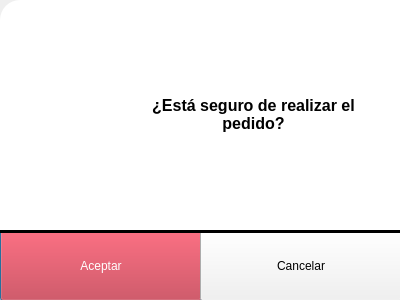
<?xml version="1.0" encoding="UTF-8"?>
<ui version="4.0">
 <class>mensajeCorfirmar</class>
 <widget class="QDialog" name="mensajeCorfirmar">
  <property name="geometry">
   <rect>
    <x>0</x>
    <y>0</y>
    <width>400</width>
    <height>300</height>
   </rect>
  </property>
  <property name="windowTitle">
   <string>Dialog</string>
  </property>
  <widget class="QFrame" name="frame">
   <property name="geometry">
    <rect>
     <x>0</x>
     <y>0</y>
     <width>421</width>
     <height>321</height>
    </rect>
   </property>
   <property name="styleSheet">
    <string notr="true">QFrame{	 
 
	background-color: rgb(255, 255, 255);
	border-radius:20px;

}

 </string>
   </property>
   <property name="frameShape">
    <enum>QFrame::StyledPanel</enum>
   </property>
   <property name="frameShadow">
    <enum>QFrame::Raised</enum>
   </property>
   <widget class="QPushButton" name="aceptar">
    <property name="geometry">
     <rect>
      <x>0</x>
      <y>230</y>
      <width>202</width>
      <height>71</height>
     </rect>
    </property>
    <property name="sizePolicy">
     <sizepolicy hsizetype="Fixed" vsizetype="Fixed">
      <horstretch>0</horstretch>
      <verstretch>0</verstretch>
     </sizepolicy>
    </property>
    <property name="minimumSize">
     <size>
      <width>202</width>
      <height>71</height>
     </size>
    </property>
    <property name="maximumSize">
     <size>
      <width>202</width>
      <height>71</height>
     </size>
    </property>
    <property name="cursor">
     <cursorShape>OpenHandCursor</cursorShape>
    </property>
    <property name="styleSheet">
     <string notr="true">color: white;
background-color:rgb(201, 37, 49);

font: 75 18pt &quot;MS Serif&quot;;


 </string>
    </property>
    <property name="text">
     <string>Aceptar</string>
    </property>
   </widget>
   <widget class="Line" name="line">
    <property name="geometry">
     <rect>
      <x>0</x>
      <y>230</y>
      <width>400</width>
      <height>3</height>
     </rect>
    </property>
    <property name="styleSheet">
     <string notr="true">background-color: rgb(0, 0, 0);</string>
    </property>
    <property name="orientation">
     <enum>Qt::Horizontal</enum>
    </property>
   </widget>
   <widget class="QWidget" name="layoutWidget">
    <property name="geometry">
     <rect>
      <x>30</x>
      <y>0</y>
      <width>350</width>
      <height>231</height>
     </rect>
    </property>
    <layout class="QVBoxLayout" name="verticalLayout">
     <item>
      <spacer name="verticalSpacer">
       <property name="orientation">
        <enum>Qt::Vertical</enum>
       </property>
       <property name="sizeHint" stdset="0">
        <size>
         <width>20</width>
         <height>40</height>
        </size>
       </property>
      </spacer>
     </item>
     <item>
      <layout class="QHBoxLayout" name="horizontalLayout_2">
       <item>
        <spacer name="horizontalSpacer">
         <property name="orientation">
          <enum>Qt::Horizontal</enum>
         </property>
         <property name="sizeHint" stdset="0">
          <size>
           <width>40</width>
           <height>20</height>
          </size>
         </property>
        </spacer>
       </item>
       <item>
        <widget class="QLabel" name="Advertencia_2">
         <property name="minimumSize">
          <size>
           <width>71</width>
           <height>71</height>
          </size>
         </property>
         <property name="maximumSize">
          <size>
           <width>71</width>
           <height>71</height>
          </size>
         </property>
         <property name="text">
          <string/>
         </property>
         <property name="scaledContents">
          <bool>true</bool>
         </property>
        </widget>
       </item>
       <item>
        <spacer name="horizontalSpacer_2">
         <property name="orientation">
          <enum>Qt::Horizontal</enum>
         </property>
         <property name="sizeType">
          <enum>QSizePolicy::Fixed</enum>
         </property>
         <property name="sizeHint" stdset="0">
          <size>
           <width>20</width>
           <height>20</height>
          </size>
         </property>
        </spacer>
       </item>
       <item alignment="Qt::AlignHCenter|Qt::AlignVCenter">
        <widget class="QTextBrowser" name="textBrowser_2">
         <property name="sizePolicy">
          <sizepolicy hsizetype="Fixed" vsizetype="Preferred">
           <horstretch>0</horstretch>
           <verstretch>0</verstretch>
          </sizepolicy>
         </property>
         <property name="minimumSize">
          <size>
           <width>211</width>
           <height>41</height>
          </size>
         </property>
         <property name="maximumSize">
          <size>
           <width>211</width>
           <height>46</height>
          </size>
         </property>
         <property name="font">
          <font>
           <pointsize>11</pointsize>
          </font>
         </property>
         <property name="styleSheet">
          <string notr="true">text-align:center;</string>
         </property>
         <property name="html">
          <string>&lt;!DOCTYPE HTML PUBLIC &quot;-//W3C//DTD HTML 4.0//EN&quot; &quot;http://www.w3.org/TR/REC-html40/strict.dtd&quot;&gt;
&lt;html&gt;&lt;head&gt;&lt;meta name=&quot;qrichtext&quot; content=&quot;1&quot; /&gt;&lt;style type=&quot;text/css&quot;&gt;
p, li { white-space: pre-wrap; }
&lt;/style&gt;&lt;/head&gt;&lt;body style=&quot; font-family:'MS Shell Dlg 2'; font-size:11pt; font-weight:400; font-style:normal;&quot;&gt;
&lt;p align=&quot;center&quot; style=&quot; margin-top:0px; margin-bottom:0px; margin-left:0px; margin-right:0px; -qt-block-indent:0; text-indent:0px;&quot;&gt;&lt;span style=&quot; font-size:12pt; font-weight:600;&quot;&gt;¿Está seguro de realizar el pedido?&lt;/span&gt;&lt;/p&gt;&lt;/body&gt;&lt;/html&gt;</string>
         </property>
        </widget>
       </item>
       <item>
        <spacer name="horizontalSpacer_3">
         <property name="orientation">
          <enum>Qt::Horizontal</enum>
         </property>
         <property name="sizeHint" stdset="0">
          <size>
           <width>40</width>
           <height>20</height>
          </size>
         </property>
        </spacer>
       </item>
      </layout>
     </item>
     <item>
      <spacer name="verticalSpacer_2">
       <property name="orientation">
        <enum>Qt::Vertical</enum>
       </property>
       <property name="sizeHint" stdset="0">
        <size>
         <width>20</width>
         <height>40</height>
        </size>
       </property>
      </spacer>
     </item>
    </layout>
   </widget>
   <widget class="QPushButton" name="cancelar">
    <property name="geometry">
     <rect>
      <x>200</x>
      <y>230</y>
      <width>202</width>
      <height>71</height>
     </rect>
    </property>
    <property name="sizePolicy">
     <sizepolicy hsizetype="Fixed" vsizetype="Fixed">
      <horstretch>0</horstretch>
      <verstretch>0</verstretch>
     </sizepolicy>
    </property>
    <property name="minimumSize">
     <size>
      <width>202</width>
      <height>71</height>
     </size>
    </property>
    <property name="maximumSize">
     <size>
      <width>202</width>
      <height>71</height>
     </size>
    </property>
    <property name="cursor">
     <cursorShape>OpenHandCursor</cursorShape>
    </property>
    <property name="styleSheet">
     <string notr="true">
background-color: #F1F1F1;

font: 75 18pt &quot;MS Serif&quot;;


 </string>
    </property>
    <property name="text">
     <string>Cancelar</string>
    </property>
   </widget>
   <zorder>aceptar</zorder>
   <zorder>layoutWidget</zorder>
   <zorder>cancelar</zorder>
   <zorder>line</zorder>
  </widget>
 </widget>
 <resources/>
 <connections/>
</ui>
